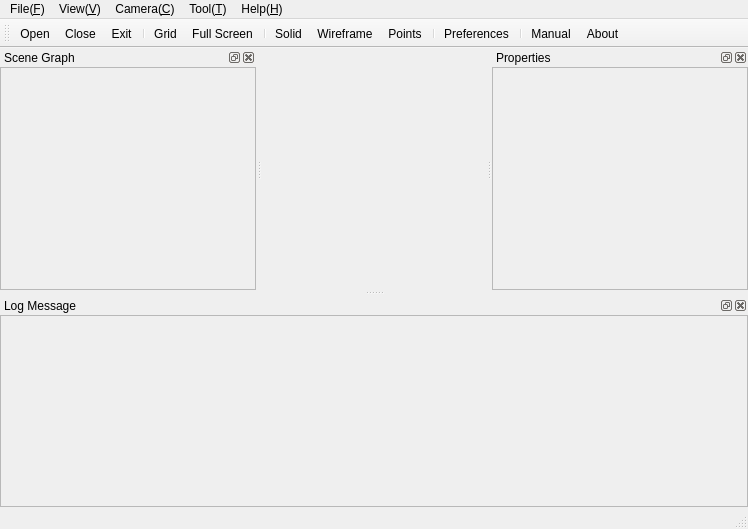
<?xml version="1.0" encoding="UTF-8"?>
<ui version="4.0">
 <class>VSceneViewer</class>
 <widget class="QMainWindow" name="VSceneViewer">
  <property name="enabled">
   <bool>true</bool>
  </property>
  <property name="geometry">
   <rect>
    <x>0</x>
    <y>0</y>
    <width>748</width>
    <height>529</height>
   </rect>
  </property>
  <property name="windowTitle">
   <string>VSceneViewer 1.00</string>
  </property>
  <widget class="RenderWidget" name="mRenderWidget"/>
  <widget class="QMenuBar" name="mMenuBar">
   <property name="geometry">
    <rect>
     <x>0</x>
     <y>0</y>
     <width>748</width>
     <height>23</height>
    </rect>
   </property>
   <widget class="QMenu" name="mMenuFile">
    <property name="title">
     <string>File(&amp;F)</string>
    </property>
    <widget class="QMenu" name="mMenuRecentFiles">
     <property name="enabled">
      <bool>false</bool>
     </property>
     <property name="title">
      <string>Recent Files</string>
     </property>
     <addaction name="mActRecentFile0"/>
     <addaction name="mActRecentFile1"/>
     <addaction name="mActRecentFile2"/>
     <addaction name="mActRecentFile3"/>
     <addaction name="mActRecentFile4"/>
    </widget>
    <addaction name="mActOpen"/>
    <addaction name="mActClose"/>
    <addaction name="separator"/>
    <addaction name="mMenuRecentFiles"/>
    <addaction name="separator"/>
    <addaction name="mActExit"/>
   </widget>
   <widget class="QMenu" name="mMenuView">
    <property name="title">
     <string>View(&amp;V)</string>
    </property>
    <widget class="QMenu" name="mMenuScene">
     <property name="title">
      <string>Scene</string>
     </property>
     <addaction name="mActFog"/>
     <addaction name="mActLighting"/>
     <addaction name="mActSkyDome"/>
     <addaction name="mActStaticEntity"/>
     <addaction name="mActModel"/>
     <addaction name="mActParticleSystem"/>
     <addaction name="mActLiquidTerrain"/>
     <addaction name="mActCollisionArea"/>
     <addaction name="mActMiniMap"/>
    </widget>
    <widget class="QMenu" name="mMenuPanel">
     <property name="title">
      <string>Panel</string>
     </property>
    </widget>
    <addaction name="mMenuPanel"/>
    <addaction name="mMenuScene"/>
    <addaction name="mActFullScreen"/>
    <addaction name="mActGrid"/>
   </widget>
   <widget class="QMenu" name="mMenuCamera">
    <property name="title">
     <string>Camera(&amp;C)</string>
    </property>
    <widget class="QMenu" name="mMenuControlMode">
     <property name="title">
      <string>Control Mode</string>
     </property>
     <addaction name="mActFreeMode"/>
     <addaction name="mActFollowMode"/>
    </widget>
    <widget class="QMenu" name="mMenuRenderMode">
     <property name="title">
      <string>Render Mode</string>
     </property>
     <property name="icon">
      <iconset resource="../resources/vsceneviewer.qrc">
       <normaloff>:/icons/polymode.svg</normaloff>:/icons/polymode.svg</iconset>
     </property>
     <addaction name="mActSolid"/>
     <addaction name="mActWireframe"/>
     <addaction name="mActPoints"/>
    </widget>
    <addaction name="mMenuRenderMode"/>
    <addaction name="separator"/>
    <addaction name="mMenuControlMode"/>
    <addaction name="separator"/>
    <addaction name="mActResetCamera"/>
   </widget>
   <widget class="QMenu" name="mMenuHelp">
    <property name="title">
     <string>Help(&amp;H)</string>
    </property>
    <addaction name="mActManual"/>
    <addaction name="mActAbout"/>
   </widget>
   <widget class="QMenu" name="mMenuTool">
    <property name="title">
     <string>Tool(&amp;T)</string>
    </property>
    <addaction name="mActPreferences"/>
   </widget>
   <addaction name="mMenuFile"/>
   <addaction name="mMenuView"/>
   <addaction name="mMenuCamera"/>
   <addaction name="mMenuTool"/>
   <addaction name="mMenuHelp"/>
  </widget>
  <widget class="QStatusBar" name="mStatusBar">
   <property name="mouseTracking">
    <bool>false</bool>
   </property>
  </widget>
  <widget class="QDockWidget" name="mSceneGraphDockWidget">
   <property name="enabled">
    <bool>true</bool>
   </property>
   <property name="windowIcon">
    <iconset resource="../resources/vsceneviewer.qrc">
     <normaloff>:/icons/scene.svg</normaloff>:/icons/scene.svg</iconset>
   </property>
   <property name="allowedAreas">
    <set>Qt::BottomDockWidgetArea|Qt::LeftDockWidgetArea|Qt::RightDockWidgetArea</set>
   </property>
   <property name="windowTitle">
    <string>Scene Graph</string>
   </property>
   <attribute name="dockWidgetArea">
    <number>1</number>
   </attribute>
   <widget class="QWidget" name="mSceneGraphContainer">
    <layout class="QVBoxLayout" name="mSceneGraphLayout">
     <property name="spacing">
      <number>0</number>
     </property>
     <property name="margin">
      <number>0</number>
     </property>
     <item>
      <widget class="SceneGraphWidget" name="mSceneGraphWidget">
       <property name="enabled">
        <bool>false</bool>
       </property>
       <property name="headerHidden">
        <bool>true</bool>
       </property>
       <column>
        <property name="text">
         <string notr="true">1</string>
        </property>
       </column>
      </widget>
     </item>
    </layout>
   </widget>
  </widget>
  <widget class="QDockWidget" name="mPropertiesDockWidget">
   <property name="enabled">
    <bool>true</bool>
   </property>
   <property name="windowIcon">
    <iconset resource="../resources/vsceneviewer.qrc">
     <normaloff>:/icons/properties.svg</normaloff>:/icons/properties.svg</iconset>
   </property>
   <property name="allowedAreas">
    <set>Qt::LeftDockWidgetArea|Qt::RightDockWidgetArea</set>
   </property>
   <property name="windowTitle">
    <string>Properties</string>
   </property>
   <attribute name="dockWidgetArea">
    <number>2</number>
   </attribute>
   <widget class="QWidget" name="mPropertiesContainer">
    <layout class="QVBoxLayout" name="mPropertiesLayout">
     <property name="spacing">
      <number>0</number>
     </property>
     <property name="margin">
      <number>0</number>
     </property>
     <item>
      <widget class="QTableWidget" name="mPropertiesWidget">
       <property name="enabled">
        <bool>false</bool>
       </property>
      </widget>
     </item>
    </layout>
   </widget>
  </widget>
  <widget class="QDockWidget" name="mLogDockWidget">
   <property name="enabled">
    <bool>true</bool>
   </property>
   <property name="windowIcon">
    <iconset resource="../resources/vsceneviewer.qrc">
     <normaloff>:/icons/messages.svg</normaloff>:/icons/messages.svg</iconset>
   </property>
   <property name="allowedAreas">
    <set>Qt::BottomDockWidgetArea|Qt::TopDockWidgetArea</set>
   </property>
   <property name="windowTitle">
    <string>Log Message</string>
   </property>
   <attribute name="dockWidgetArea">
    <number>8</number>
   </attribute>
   <widget class="QWidget" name="mLogContainer">
    <layout class="QVBoxLayout" name="mLogLayout">
     <property name="spacing">
      <number>0</number>
     </property>
     <property name="margin">
      <number>0</number>
     </property>
     <item>
      <widget class="QTextEdit" name="mLogWidget">
       <property name="enabled">
        <bool>false</bool>
       </property>
      </widget>
     </item>
    </layout>
   </widget>
  </widget>
  <widget class="QToolBar" name="mMainToolBar">
   <property name="windowTitle">
    <string>Toolbar</string>
   </property>
   <attribute name="toolBarArea">
    <enum>TopToolBarArea</enum>
   </attribute>
   <attribute name="toolBarBreak">
    <bool>false</bool>
   </attribute>
   <addaction name="mActOpen"/>
   <addaction name="mActClose"/>
   <addaction name="mActExit"/>
   <addaction name="separator"/>
   <addaction name="mActGrid"/>
   <addaction name="mActFullScreen"/>
   <addaction name="separator"/>
   <addaction name="mActSolid"/>
   <addaction name="mActWireframe"/>
   <addaction name="mActPoints"/>
   <addaction name="separator"/>
   <addaction name="mActPreferences"/>
   <addaction name="separator"/>
   <addaction name="mActManual"/>
   <addaction name="mActAbout"/>
  </widget>
  <action name="mActOpen">
   <property name="icon">
    <iconset resource="../resources/vsceneviewer.qrc">
     <normaloff>:/icons/fileopen.svg</normaloff>:/icons/fileopen.svg</iconset>
   </property>
   <property name="text">
    <string>Open</string>
   </property>
   <property name="toolTip">
    <string>Open</string>
   </property>
   <property name="statusTip">
    <string>Open a TLBB scene file.</string>
   </property>
   <property name="shortcut">
    <string>Ctrl+O</string>
   </property>
  </action>
  <action name="mActClose">
   <property name="icon">
    <iconset resource="../resources/vsceneviewer.qrc">
     <normaloff>:/icons/fileclose.svg</normaloff>:/icons/fileclose.svg</iconset>
   </property>
   <property name="text">
    <string>Close</string>
   </property>
   <property name="toolTip">
    <string>Close</string>
   </property>
   <property name="statusTip">
    <string>Close current scene.</string>
   </property>
  </action>
  <action name="mActExit">
   <property name="icon">
    <iconset resource="../resources/vsceneviewer.qrc">
     <normaloff>:/icons/exit.svg</normaloff>:/icons/exit.svg</iconset>
   </property>
   <property name="text">
    <string>Exit</string>
   </property>
   <property name="toolTip">
    <string>Exit</string>
   </property>
   <property name="statusTip">
    <string>Exit this application.</string>
   </property>
  </action>
  <action name="mActFog">
   <property name="checkable">
    <bool>true</bool>
   </property>
   <property name="text">
    <string>Fog</string>
   </property>
   <property name="toolTip">
    <string>Fog</string>
   </property>
   <property name="statusTip">
    <string>Toggle fog.</string>
   </property>
  </action>
  <action name="mActLighting">
   <property name="checkable">
    <bool>true</bool>
   </property>
   <property name="text">
    <string>Lighting</string>
   </property>
   <property name="toolTip">
    <string>Lighting</string>
   </property>
   <property name="statusTip">
    <string>Toggle lighting</string>
   </property>
  </action>
  <action name="mActStaticEntity">
   <property name="checkable">
    <bool>true</bool>
   </property>
   <property name="text">
    <string>Static Entity</string>
   </property>
   <property name="toolTip">
    <string>Static Entity</string>
   </property>
   <property name="statusTip">
    <string>Toggle static entity.</string>
   </property>
  </action>
  <action name="mActModel">
   <property name="checkable">
    <bool>true</bool>
   </property>
   <property name="text">
    <string>Model</string>
   </property>
   <property name="toolTip">
    <string>Model</string>
   </property>
   <property name="statusTip">
    <string>Toggle model.</string>
   </property>
  </action>
  <action name="mActParticleSystem">
   <property name="checkable">
    <bool>true</bool>
   </property>
   <property name="text">
    <string>Particle System</string>
   </property>
   <property name="toolTip">
    <string>Particle System</string>
   </property>
   <property name="statusTip">
    <string>Toggle particle system.</string>
   </property>
  </action>
  <action name="mActLiquidTerrain">
   <property name="checkable">
    <bool>true</bool>
   </property>
   <property name="text">
    <string>Liquid Terrain</string>
   </property>
   <property name="toolTip">
    <string>Liquid Terrain</string>
   </property>
   <property name="statusTip">
    <string>Toggle liquid terrain.</string>
   </property>
  </action>
  <action name="mActCollisionArea">
   <property name="checkable">
    <bool>true</bool>
   </property>
   <property name="text">
    <string>Collision Area</string>
   </property>
   <property name="toolTip">
    <string>Collision Area</string>
   </property>
   <property name="statusTip">
    <string>Toggle collision area.</string>
   </property>
  </action>
  <action name="mActMiniMap">
   <property name="checkable">
    <bool>true</bool>
   </property>
   <property name="text">
    <string>Mini Map</string>
   </property>
   <property name="toolTip">
    <string>Mini Map</string>
   </property>
   <property name="statusTip">
    <string>Toggle mini map.</string>
   </property>
  </action>
  <action name="mActSolid">
   <property name="checkable">
    <bool>true</bool>
   </property>
   <property name="icon">
    <iconset resource="../resources/vsceneviewer.qrc">
     <normaloff>:/icons/pmsolid.svg</normaloff>:/icons/pmsolid.svg</iconset>
   </property>
   <property name="text">
    <string>Solid</string>
   </property>
   <property name="toolTip">
    <string>Solid</string>
   </property>
   <property name="statusTip">
    <string>Toggle solid render mode.</string>
   </property>
  </action>
  <action name="mActWireframe">
   <property name="checkable">
    <bool>true</bool>
   </property>
   <property name="icon">
    <iconset resource="../resources/vsceneviewer.qrc">
     <normaloff>:/icons/pmwireframe.svg</normaloff>:/icons/pmwireframe.svg</iconset>
   </property>
   <property name="text">
    <string>Wireframe</string>
   </property>
   <property name="toolTip">
    <string>Wireframe</string>
   </property>
   <property name="statusTip">
    <string>Toggle wireframe render mode.</string>
   </property>
  </action>
  <action name="mActPoints">
   <property name="checkable">
    <bool>true</bool>
   </property>
   <property name="icon">
    <iconset resource="../resources/vsceneviewer.qrc">
     <normaloff>:/icons/pmpoints.svg</normaloff>:/icons/pmpoints.svg</iconset>
   </property>
   <property name="text">
    <string>Points</string>
   </property>
   <property name="toolTip">
    <string>Points</string>
   </property>
   <property name="statusTip">
    <string>Toggle points render mode.</string>
   </property>
  </action>
  <action name="mActResetCamera">
   <property name="icon">
    <iconset resource="../resources/vsceneviewer.qrc">
     <normaloff>:/icons/camera.svg</normaloff>:/icons/camera.svg</iconset>
   </property>
   <property name="text">
    <string>Reset</string>
   </property>
   <property name="toolTip">
    <string>Reset</string>
   </property>
   <property name="statusTip">
    <string>Reset current camera position and orientation.</string>
   </property>
  </action>
  <action name="mActManual">
   <property name="icon">
    <iconset resource="../resources/vsceneviewer.qrc">
     <normaloff>:/icons/help.svg</normaloff>:/icons/help.svg</iconset>
   </property>
   <property name="text">
    <string>Manual</string>
   </property>
   <property name="toolTip">
    <string>Manual</string>
   </property>
   <property name="statusTip">
    <string>Show manual.</string>
   </property>
  </action>
  <action name="mActAbout">
   <property name="icon">
    <iconset resource="../resources/vsceneviewer.qrc">
     <normaloff>:/icons/about.svg</normaloff>:/icons/about.svg</iconset>
   </property>
   <property name="text">
    <string>About</string>
   </property>
   <property name="toolTip">
    <string>About</string>
   </property>
   <property name="statusTip">
    <string>Show about.</string>
   </property>
  </action>
  <action name="mActGrid">
   <property name="checkable">
    <bool>true</bool>
   </property>
   <property name="icon">
    <iconset resource="../resources/vsceneviewer.qrc">
     <normaloff>:/icons/grid.svg</normaloff>:/icons/grid.svg</iconset>
   </property>
   <property name="text">
    <string>Grid</string>
   </property>
   <property name="toolTip">
    <string>Grid</string>
   </property>
   <property name="statusTip">
    <string>Toggle grid.</string>
   </property>
  </action>
  <action name="mActPreferences">
   <property name="icon">
    <iconset resource="../resources/vsceneviewer.qrc">
     <normaloff>:/icons/preferences.svg</normaloff>:/icons/preferences.svg</iconset>
   </property>
   <property name="text">
    <string>Preferences</string>
   </property>
   <property name="toolTip">
    <string>Preferences</string>
   </property>
   <property name="statusTip">
    <string>Open preferences dialog.</string>
   </property>
  </action>
  <action name="mActSkyDome">
   <property name="checkable">
    <bool>true</bool>
   </property>
   <property name="text">
    <string>Sky Dome</string>
   </property>
   <property name="toolTip">
    <string>Sky Dome</string>
   </property>
   <property name="statusTip">
    <string>Toggle sky dome.</string>
   </property>
  </action>
  <action name="mActFreeMode">
   <property name="checkable">
    <bool>true</bool>
   </property>
   <property name="text">
    <string>Free Control</string>
   </property>
   <property name="toolTip">
    <string>Free Control</string>
   </property>
   <property name="statusTip">
    <string>Toggle camera free control mode.</string>
   </property>
  </action>
  <action name="mActFollowMode">
   <property name="checkable">
    <bool>true</bool>
   </property>
   <property name="text">
    <string>Follow Actor</string>
   </property>
   <property name="toolTip">
    <string>Follow Actor</string>
   </property>
   <property name="statusTip">
    <string>Toggle camera follow actor mode.</string>
   </property>
  </action>
  <action name="mActFullScreen">
   <property name="checkable">
    <bool>true</bool>
   </property>
   <property name="icon">
    <iconset resource="../resources/vsceneviewer.qrc">
     <normaloff>:/icons/fullscreen.svg</normaloff>:/icons/fullscreen.svg</iconset>
   </property>
   <property name="text">
    <string>Full Screen</string>
   </property>
   <property name="toolTip">
    <string>Full Screen</string>
   </property>
   <property name="statusTip">
    <string>Toggle full screen.</string>
   </property>
  </action>
  <action name="mActRecentFile0">
   <property name="text">
    <string>File 1</string>
   </property>
   <property name="visible">
    <bool>false</bool>
   </property>
  </action>
  <action name="mActRecentFile1">
   <property name="text">
    <string>File 2</string>
   </property>
   <property name="visible">
    <bool>false</bool>
   </property>
  </action>
  <action name="mActRecentFile2">
   <property name="text">
    <string>File 3</string>
   </property>
   <property name="visible">
    <bool>false</bool>
   </property>
  </action>
  <action name="mActRecentFile3">
   <property name="text">
    <string>File 4</string>
   </property>
   <property name="visible">
    <bool>false</bool>
   </property>
  </action>
  <action name="mActRecentFile4">
   <property name="text">
    <string>File 5</string>
   </property>
   <property name="visible">
    <bool>false</bool>
   </property>
  </action>
 </widget>
 <layoutdefault spacing="6" margin="11"/>
 <customwidgets>
  <customwidget>
   <class>RenderWidget</class>
   <extends>QWidget</extends>
   <header>renderwidget.h</header>
   <container>1</container>
  </customwidget>
  <customwidget>
   <class>SceneGraphWidget</class>
   <extends>QTreeWidget</extends>
   <header>scenegraphwidget.h</header>
  </customwidget>
 </customwidgets>
 <resources>
  <include location="../resources/vsceneviewer.qrc"/>
 </resources>
 <connections>
  <connection>
   <sender>mActOpen</sender>
   <signal>triggered()</signal>
   <receiver>VSceneViewer</receiver>
   <slot>onOpenFile()</slot>
   <hints>
    <hint type="sourcelabel">
     <x>-1</x>
     <y>-1</y>
    </hint>
    <hint type="destinationlabel">
     <x>373</x>
     <y>264</y>
    </hint>
   </hints>
  </connection>
  <connection>
   <sender>mActClose</sender>
   <signal>triggered()</signal>
   <receiver>VSceneViewer</receiver>
   <slot>onCloseFile()</slot>
   <hints>
    <hint type="sourcelabel">
     <x>-1</x>
     <y>-1</y>
    </hint>
    <hint type="destinationlabel">
     <x>373</x>
     <y>264</y>
    </hint>
   </hints>
  </connection>
  <connection>
   <sender>mActExit</sender>
   <signal>triggered()</signal>
   <receiver>VSceneViewer</receiver>
   <slot>onExitApp()</slot>
   <hints>
    <hint type="sourcelabel">
     <x>-1</x>
     <y>-1</y>
    </hint>
    <hint type="destinationlabel">
     <x>373</x>
     <y>264</y>
    </hint>
   </hints>
  </connection>
  <connection>
   <sender>mActFog</sender>
   <signal>triggered()</signal>
   <receiver>VSceneViewer</receiver>
   <slot>onToggleFog()</slot>
   <hints>
    <hint type="sourcelabel">
     <x>-1</x>
     <y>-1</y>
    </hint>
    <hint type="destinationlabel">
     <x>373</x>
     <y>264</y>
    </hint>
   </hints>
  </connection>
  <connection>
   <sender>mActLighting</sender>
   <signal>triggered()</signal>
   <receiver>VSceneViewer</receiver>
   <slot>onToggleLighting()</slot>
   <hints>
    <hint type="sourcelabel">
     <x>-1</x>
     <y>-1</y>
    </hint>
    <hint type="destinationlabel">
     <x>373</x>
     <y>264</y>
    </hint>
   </hints>
  </connection>
  <connection>
   <sender>mActSkyDome</sender>
   <signal>triggered()</signal>
   <receiver>VSceneViewer</receiver>
   <slot>onToggleSkyDome()</slot>
   <hints>
    <hint type="sourcelabel">
     <x>-1</x>
     <y>-1</y>
    </hint>
    <hint type="destinationlabel">
     <x>373</x>
     <y>264</y>
    </hint>
   </hints>
  </connection>
  <connection>
   <sender>mActStaticEntity</sender>
   <signal>triggered()</signal>
   <receiver>VSceneViewer</receiver>
   <slot>onToggleStaticEntity()</slot>
   <hints>
    <hint type="sourcelabel">
     <x>-1</x>
     <y>-1</y>
    </hint>
    <hint type="destinationlabel">
     <x>373</x>
     <y>264</y>
    </hint>
   </hints>
  </connection>
  <connection>
   <sender>mActModel</sender>
   <signal>triggered()</signal>
   <receiver>VSceneViewer</receiver>
   <slot>onToggleModel()</slot>
   <hints>
    <hint type="sourcelabel">
     <x>-1</x>
     <y>-1</y>
    </hint>
    <hint type="destinationlabel">
     <x>373</x>
     <y>264</y>
    </hint>
   </hints>
  </connection>
  <connection>
   <sender>mActParticleSystem</sender>
   <signal>triggered()</signal>
   <receiver>VSceneViewer</receiver>
   <slot>onToggleParticleSystem()</slot>
   <hints>
    <hint type="sourcelabel">
     <x>-1</x>
     <y>-1</y>
    </hint>
    <hint type="destinationlabel">
     <x>373</x>
     <y>264</y>
    </hint>
   </hints>
  </connection>
  <connection>
   <sender>mActLiquidTerrain</sender>
   <signal>triggered()</signal>
   <receiver>VSceneViewer</receiver>
   <slot>onToggleLiquidTerrain()</slot>
   <hints>
    <hint type="sourcelabel">
     <x>-1</x>
     <y>-1</y>
    </hint>
    <hint type="destinationlabel">
     <x>373</x>
     <y>264</y>
    </hint>
   </hints>
  </connection>
  <connection>
   <sender>mActCollisionArea</sender>
   <signal>triggered()</signal>
   <receiver>VSceneViewer</receiver>
   <slot>onToggleCollisionArea()</slot>
   <hints>
    <hint type="sourcelabel">
     <x>-1</x>
     <y>-1</y>
    </hint>
    <hint type="destinationlabel">
     <x>373</x>
     <y>264</y>
    </hint>
   </hints>
  </connection>
  <connection>
   <sender>mActMiniMap</sender>
   <signal>triggered()</signal>
   <receiver>VSceneViewer</receiver>
   <slot>onToggleMiniMap()</slot>
   <hints>
    <hint type="sourcelabel">
     <x>-1</x>
     <y>-1</y>
    </hint>
    <hint type="destinationlabel">
     <x>373</x>
     <y>264</y>
    </hint>
   </hints>
  </connection>
  <connection>
   <sender>mActFullScreen</sender>
   <signal>triggered()</signal>
   <receiver>VSceneViewer</receiver>
   <slot>onToggleFullScreen()</slot>
   <hints>
    <hint type="sourcelabel">
     <x>-1</x>
     <y>-1</y>
    </hint>
    <hint type="destinationlabel">
     <x>373</x>
     <y>264</y>
    </hint>
   </hints>
  </connection>
  <connection>
   <sender>mActGrid</sender>
   <signal>triggered()</signal>
   <receiver>VSceneViewer</receiver>
   <slot>onToggleGrid()</slot>
   <hints>
    <hint type="sourcelabel">
     <x>-1</x>
     <y>-1</y>
    </hint>
    <hint type="destinationlabel">
     <x>373</x>
     <y>264</y>
    </hint>
   </hints>
  </connection>
  <connection>
   <sender>mActSolid</sender>
   <signal>triggered()</signal>
   <receiver>VSceneViewer</receiver>
   <slot>onSolidRenderMode()</slot>
   <hints>
    <hint type="sourcelabel">
     <x>-1</x>
     <y>-1</y>
    </hint>
    <hint type="destinationlabel">
     <x>373</x>
     <y>264</y>
    </hint>
   </hints>
  </connection>
  <connection>
   <sender>mActWireframe</sender>
   <signal>triggered()</signal>
   <receiver>VSceneViewer</receiver>
   <slot>onWireframeRenderMode()</slot>
   <hints>
    <hint type="sourcelabel">
     <x>-1</x>
     <y>-1</y>
    </hint>
    <hint type="destinationlabel">
     <x>373</x>
     <y>264</y>
    </hint>
   </hints>
  </connection>
  <connection>
   <sender>mActPoints</sender>
   <signal>triggered()</signal>
   <receiver>VSceneViewer</receiver>
   <slot>onPointsRenderMode()</slot>
   <hints>
    <hint type="sourcelabel">
     <x>-1</x>
     <y>-1</y>
    </hint>
    <hint type="destinationlabel">
     <x>373</x>
     <y>264</y>
    </hint>
   </hints>
  </connection>
  <connection>
   <sender>mActFreeMode</sender>
   <signal>triggered()</signal>
   <receiver>VSceneViewer</receiver>
   <slot>onFreeCtrlMode()</slot>
   <hints>
    <hint type="sourcelabel">
     <x>-1</x>
     <y>-1</y>
    </hint>
    <hint type="destinationlabel">
     <x>373</x>
     <y>264</y>
    </hint>
   </hints>
  </connection>
  <connection>
   <sender>mActFollowMode</sender>
   <signal>triggered()</signal>
   <receiver>VSceneViewer</receiver>
   <slot>onFollowCtrlMode()</slot>
   <hints>
    <hint type="sourcelabel">
     <x>-1</x>
     <y>-1</y>
    </hint>
    <hint type="destinationlabel">
     <x>373</x>
     <y>264</y>
    </hint>
   </hints>
  </connection>
  <connection>
   <sender>mActResetCamera</sender>
   <signal>triggered()</signal>
   <receiver>VSceneViewer</receiver>
   <slot>onResetCamera()</slot>
   <hints>
    <hint type="sourcelabel">
     <x>-1</x>
     <y>-1</y>
    </hint>
    <hint type="destinationlabel">
     <x>373</x>
     <y>264</y>
    </hint>
   </hints>
  </connection>
  <connection>
   <sender>mActManual</sender>
   <signal>triggered()</signal>
   <receiver>VSceneViewer</receiver>
   <slot>onManual()</slot>
   <hints>
    <hint type="sourcelabel">
     <x>-1</x>
     <y>-1</y>
    </hint>
    <hint type="destinationlabel">
     <x>373</x>
     <y>264</y>
    </hint>
   </hints>
  </connection>
  <connection>
   <sender>mActAbout</sender>
   <signal>triggered()</signal>
   <receiver>VSceneViewer</receiver>
   <slot>onAbout()</slot>
   <hints>
    <hint type="sourcelabel">
     <x>-1</x>
     <y>-1</y>
    </hint>
    <hint type="destinationlabel">
     <x>373</x>
     <y>264</y>
    </hint>
   </hints>
  </connection>
  <connection>
   <sender>mActRecentFile0</sender>
   <signal>triggered()</signal>
   <receiver>VSceneViewer</receiver>
   <slot>onOpenRecentFile()</slot>
   <hints>
    <hint type="sourcelabel">
     <x>-1</x>
     <y>-1</y>
    </hint>
    <hint type="destinationlabel">
     <x>373</x>
     <y>264</y>
    </hint>
   </hints>
  </connection>
  <connection>
   <sender>mActRecentFile1</sender>
   <signal>triggered()</signal>
   <receiver>VSceneViewer</receiver>
   <slot>onOpenRecentFile()</slot>
   <hints>
    <hint type="sourcelabel">
     <x>-1</x>
     <y>-1</y>
    </hint>
    <hint type="destinationlabel">
     <x>373</x>
     <y>264</y>
    </hint>
   </hints>
  </connection>
  <connection>
   <sender>mActRecentFile2</sender>
   <signal>triggered()</signal>
   <receiver>VSceneViewer</receiver>
   <slot>onOpenRecentFile()</slot>
   <hints>
    <hint type="sourcelabel">
     <x>-1</x>
     <y>-1</y>
    </hint>
    <hint type="destinationlabel">
     <x>373</x>
     <y>264</y>
    </hint>
   </hints>
  </connection>
  <connection>
   <sender>mActRecentFile3</sender>
   <signal>triggered()</signal>
   <receiver>VSceneViewer</receiver>
   <slot>onOpenRecentFile()</slot>
   <hints>
    <hint type="sourcelabel">
     <x>-1</x>
     <y>-1</y>
    </hint>
    <hint type="destinationlabel">
     <x>373</x>
     <y>264</y>
    </hint>
   </hints>
  </connection>
  <connection>
   <sender>mActRecentFile4</sender>
   <signal>triggered()</signal>
   <receiver>VSceneViewer</receiver>
   <slot>onOpenRecentFile()</slot>
   <hints>
    <hint type="sourcelabel">
     <x>-1</x>
     <y>-1</y>
    </hint>
    <hint type="destinationlabel">
     <x>373</x>
     <y>264</y>
    </hint>
   </hints>
  </connection>
 </connections>
 <slots>
  <slot>onOpenFile()</slot>
  <slot>onCloseFile()</slot>
  <slot>onExitApp()</slot>
  <slot>onOpenRecentFile()</slot>
  <slot>onToggleFog()</slot>
  <slot>onToggleLighting()</slot>
  <slot>onToggleSkyDome()</slot>
  <slot>onToggleStaticEntity()</slot>
  <slot>onToggleModel()</slot>
  <slot>onToggleParticleSystem()</slot>
  <slot>onToggleLiquidTerrain()</slot>
  <slot>onToggleCollisionArea()</slot>
  <slot>onToggleMiniMap()</slot>
  <slot>onToggleFullScreen()</slot>
  <slot>onToggleGrid()</slot>
  <slot>onSolidRenderMode()</slot>
  <slot>onWireframeRenderMode()</slot>
  <slot>onPointsRenderMode()</slot>
  <slot>onFreeCtrlMode()</slot>
  <slot>onFollowCtrlMode()</slot>
  <slot>onResetCamera()</slot>
  <slot>onPreference()</slot>
  <slot>onManual()</slot>
  <slot>onAbout()</slot>
 </slots>
</ui>
